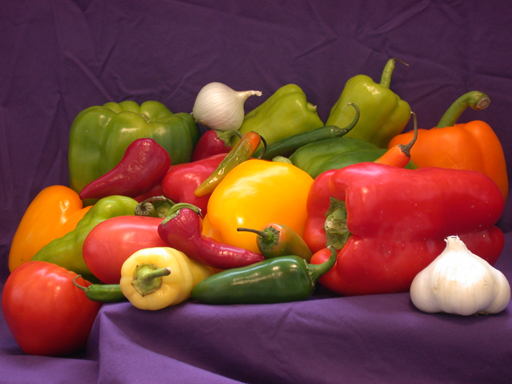
#> input picture assignment1/images/images/task1/peppers.png, 512 x 384 px, found by its file name
$ jupyter execute plotColorChannels.ipynb
#> lines starting #> are read from the running program, lines starting #| are printed output that depends on the picture
[cell 1]
import cv2
import numpy as np
import matplotlib.pyplot as plt
from PIL import Image

#img = Image.open('../../images/peppers.png')
#M = np.asarray(img)

M=cv2.imread('../../images/peppers.png')
#> M is the input picture: shape (384, 512, 3); mean B, G, R 57.6, 66.4, 120.8

cv2.imshow('input image', M)

# if you would like to see the image as read by cv2
print('press a key to show original image inline (BGR format)')
cv2.waitKey()
plt.imshow(M)
plt.title("Original image as read by cv2 (BGR)")


plt.figure(figsize=(12, 6))
plt.subplot(131)

plt.imshow(M[:, :, 0], cmap='Reds', vmin=0, vmax=255)
plt.title("Red Channel")
plt.subplot(132)

plt.imshow(M[:, :, 1], cmap='Greens', vmin=0, vmax=255)
plt.title("Green Channel")
plt.subplot(133)

plt.imshow(M[:, :, 2], cmap='Blues', vmin=0, vmax=255)
plt.title("Blue Channel")

plt.show()
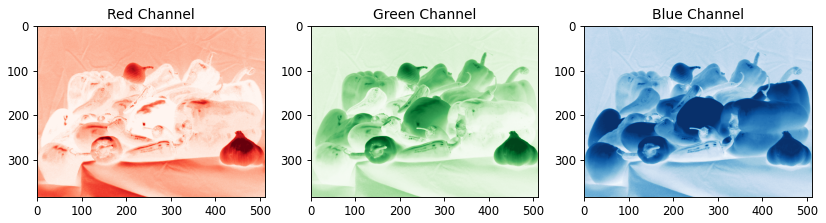
#> figure drawn by matplotlib, 3 panels

# now by using directly each color channel

redChannel=M[:,:,2]
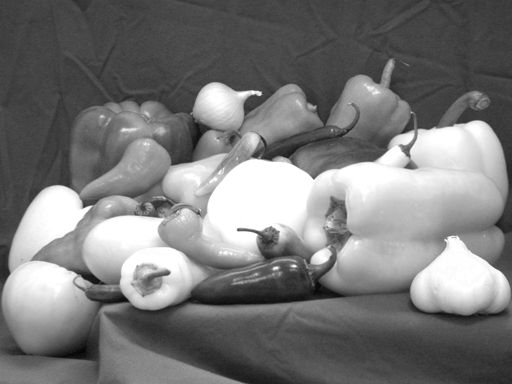
#> redChannel: shape (384, 512); min 5, max 255, mean 120.8
greenChannel=M[:,:,1]
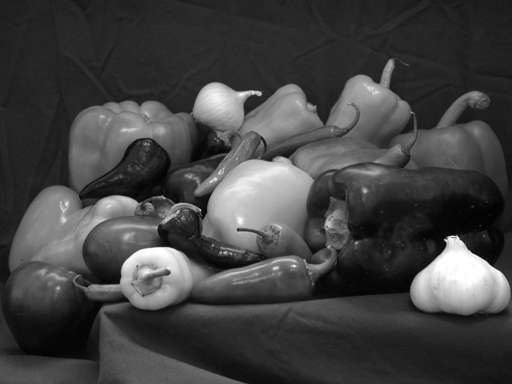
#> greenChannel: shape (384, 512); min 1, max 255, mean 66.4
blueChannel=M[:,:,0]
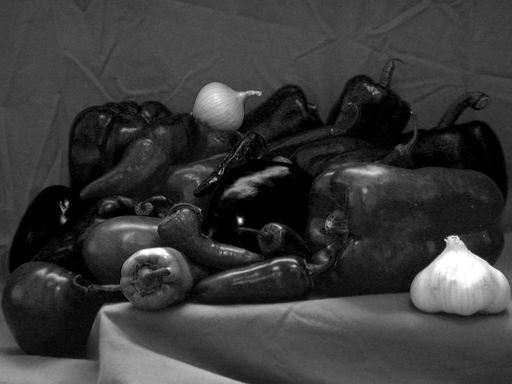
#> blueChannel: shape (384, 512); min 0, max 255, mean 57.6

plt.figure(figsize=(12, 6))
plt.subplot(131)
plt.imshow(redChannel)
plt.title("Red Channel")

plt.subplot(132)
plt.imshow(greenChannel)
plt.title("Green Channel")

plt.subplot(133)
plt.imshow(blueChannel)
plt.title("Blue Channel")

plt.show()

print('press a key to close image')
cv2.waitKey()
cv2.destroyAllWindows()
cv2.waitKey(1)

$ run again, with assignment1/images/images/task1/lighthouse.png copied over assignment1/images/images/task1/peppers.png
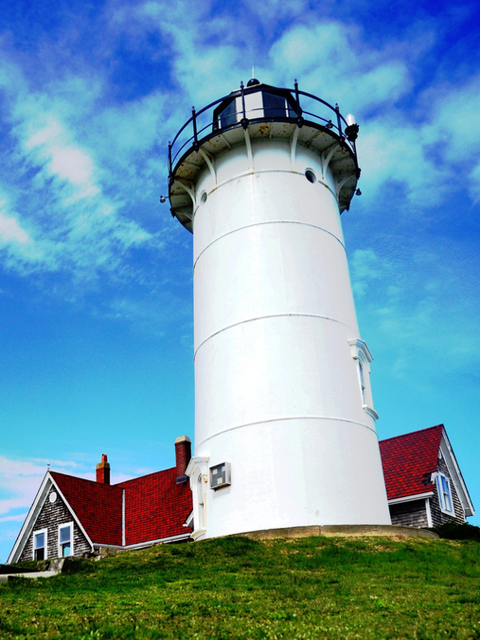
#> input picture assignment1/images/images/task1/lighthouse.png, 480 x 640 px, found by its file name
#> M is the input picture: shape (640, 480, 3); mean B, G, R 171.4, 150.1, 106.4
#> `greenChannel=M[:,:,1]`:
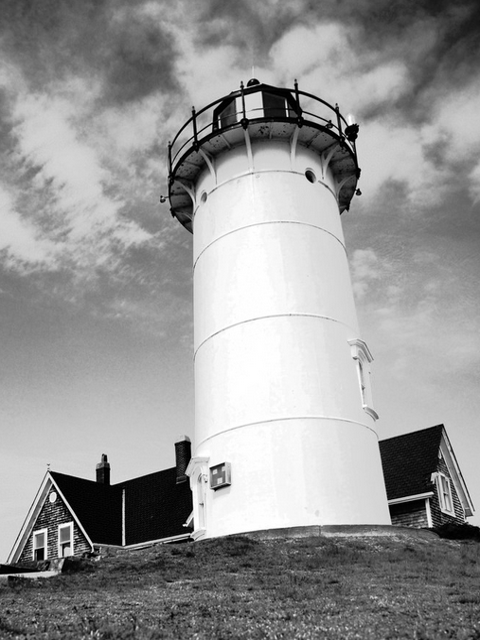
#> greenChannel: shape (640, 480); min 0, max 255, mean 150.1
#> `blueChannel=M[:,:,0]`:
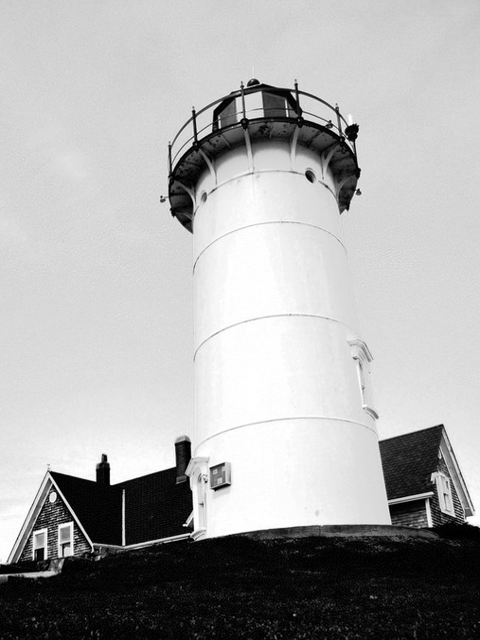
#> blueChannel: shape (640, 480); min 0, max 255, mean 171.4

$ run again, with assignment1/images/images/task1/floresVermelhas.bmp saved as assignment1/images/images/task1/peppers.png
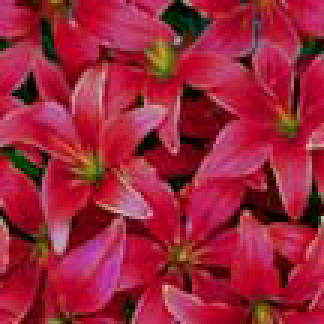
#> input picture assignment1/images/images/task1/floresVermelhas.bmp, 108 x 108 px, found by its file name (shown 3 times larger)
#> M is the input picture: shape (108, 108, 3); mean B, G, R 58.1, 35.8, 157.1
#> `greenChannel=M[:,:,1]`:
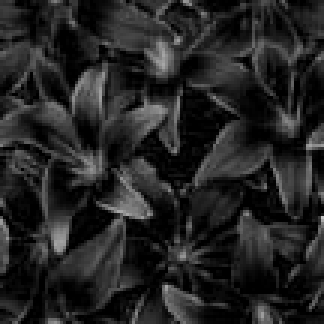
#> greenChannel: shape (108, 108) (shown 3 times larger); min 0, max 192, mean 35.8
#> `blueChannel=M[:,:,0]`:
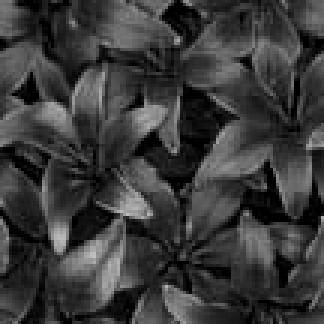
#> blueChannel: shape (108, 108) (shown 3 times larger); min 0, max 192, mean 58.1

$ run again, with assignment1/images/images/task1/folhasVerdes.bmp saved as assignment1/images/images/task1/peppers.png
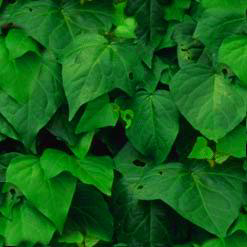
#> input picture assignment1/images/images/task1/folhasVerdes.bmp, 247 x 247 px, found by its file name
#> M is the input picture: shape (247, 247, 3); mean B, G, R 24.4, 96.3, 19.4
#> `greenChannel=M[:,:,1]`:
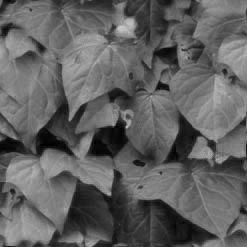
#> greenChannel: shape (247, 247); min 0, max 205, mean 96.3
#> `blueChannel=M[:,:,0]`:
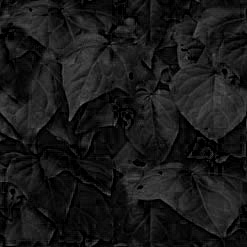
#> blueChannel: shape (247, 247); min 0, max 114, mean 24.4
